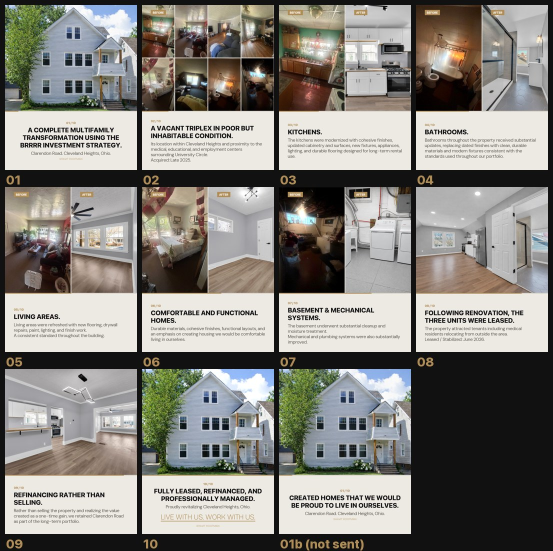
#> input picture gallery/design-01.jpg, 1106 x 1102 px (shown at 1/2 size)
$ python -i build_v4_spec.py   (imports and definitions only)
#> lines starting #> are read from the running program, lines starting #| are printed output that depends on the picture
#!/usr/bin/env python3
"""v4 spec assets: updated static frames (FORGOTTEN open, clean construction, bold address at end)
+ a rendered ENDING-ANIMATION demo (house -> bold address -> LIVE animates in/out -> WORK animates in
-> HARD CUT to outro) so Jake can see the CTA animation he asked for."""
import subprocess, os, sys
from PIL import Image, ImageDraw, ImageFont

W,H,FPS=1080,1920,30
GOLD=(255,192,0); IVORY=(245,239,225)
BRIC="fonts/Bricolage.ttf"; MAN="fonts/Manrope.ttf"
OUT="recut/v4"; PL=f"{OUT}/pl"; ST=f"{OUT}/story"
# [1 line not run here, left out]

# [7 lines left out: function Ft, not called in this run]
def ctext(d,y,t,f,fill,tr=0):
    ws=[d.textlength(c,font=f) for c in t]; tot=sum(ws)+tr*(len(t)-1); x=(W-tot)/2
    for c,w in zip(t,ws): d.text((x,y),c,font=f,fill=fill); x+=w+tr
def scrim(img,top=0.5,peak=150):
    d=ImageDraw.Draw(img); t=int(H*top)
    for i in range(H-t): a=int(peak*(i/(H-t))**1.4); d.line([(0,t+i),(W,t+i)],fill=(0,0,0,a))
# [4 lines left out: function vign, not called in this run]

def grab(clip,t,dst): subprocess.run(["ffmpeg","-y","-loglevel","error","-ss",str(t),"-i",f"shots/{clip}.mp4","-frames:v","1",dst],check=False)
def fit(src):
#> called with src = '../../../gallery/design-01.jpg'
    im=Image.open(src).convert("RGB"); tw=im.height*9//16
#> in fit, im is the input picture: PIL image 1106x1102 RGB; mean R, G, B 134.9, 132.4, 126.7
#> after `tw = im.height * 9 // 16`: tw = 619
    if im.width>=tw: x0=(im.width-tw)//2; im=im.crop((x0,0,x0+tw,im.height))
#> after `x0 = (im.width - tw) // 2`: x0 = 243
#> after `im = im.crop((x0, 0, x0 + tw, im.height))`:
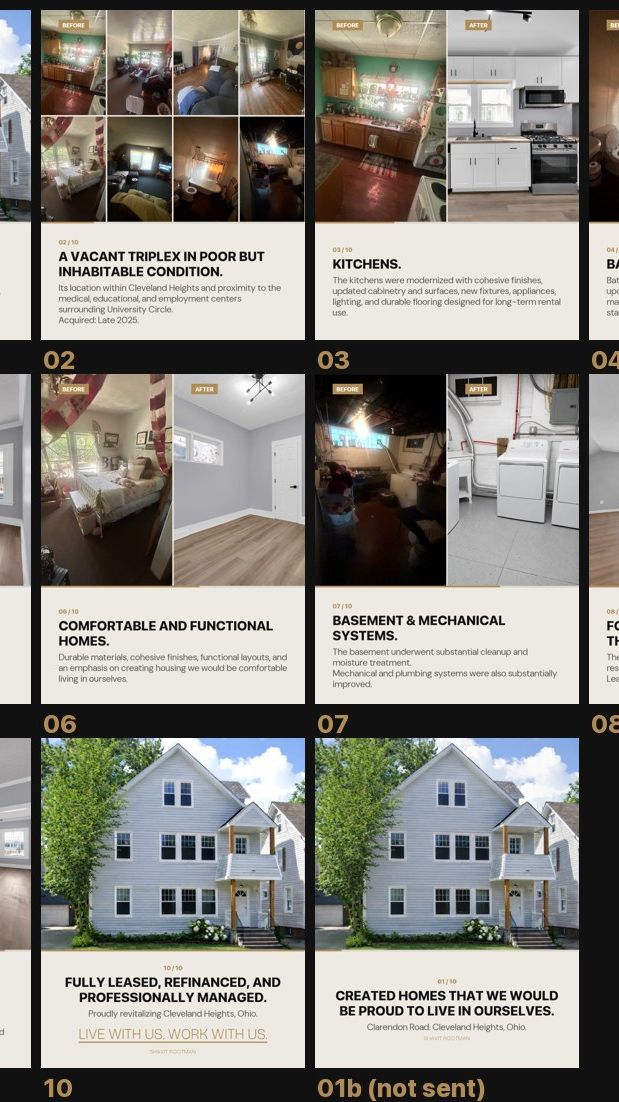
#> im: PIL image 619x1102 RGB; mean R, G, B 140, 137.6, 130.9
    else: th=im.width*16//9; y0=max(0,(im.height-th)//2); im=im.crop((0,y0,im.width,y0+th))
    return im.resize((W,H),Image.LANCZOS)
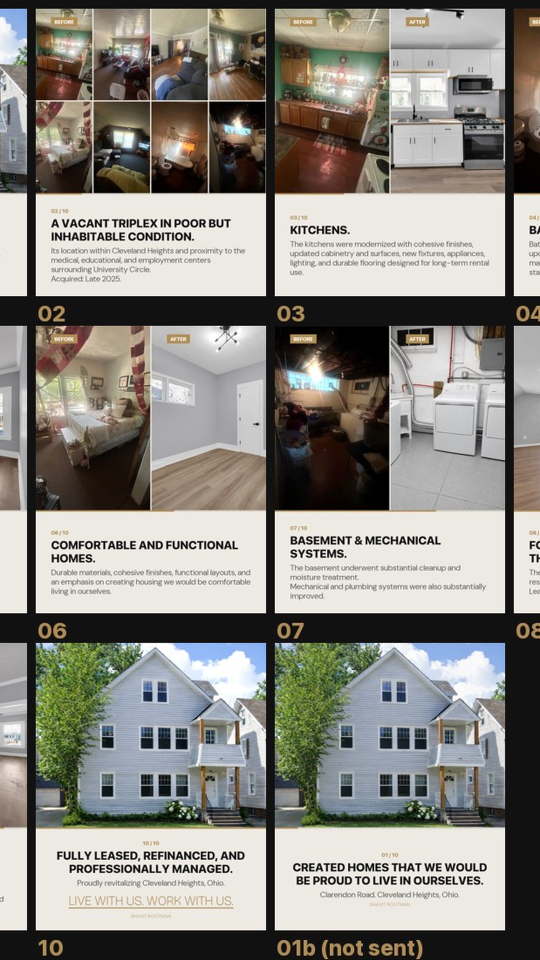
#> returned value: PIL image 1080x1920 RGB (shown at 1/2 size); mean R, G, B 140, 137.6, 131

# ---------- transparent overlay plates (for the animation) ----------
# [22 lines left out: functions plate_word, plate_address, plate_cta, outro_img, not called in this run]

# [5 lines not run here, left out]

# ---------- updated static storyboard frames ----------
# [4 lines left out: function frame, not called in this run]
# [8 lines not run here, left out]

# ---------- ENDING ANIMATION demo ----------
NORM=f"scale={W}:{H}:force_original_aspect_ratio=increase,crop={W}:{H},fps={FPS},format=yuv420p"
ENC=["-c:v","libx264","-preset","veryfast","-crf","20","-pix_fmt","yuv420p"]
HOUSE_DUR=6.8
# house base slowed a touch for more dwell (setpts), then timed alpha-fades of addr/live/work
def ov(idx,a,b,fin=0.4,fout=0.4,rise=0):
    y = f":y='H*0+{'' if not rise else f'(-{rise}*max(0,1-(t-{a})/{fin}))'}'" if rise else ""
    return (f"[{idx}:v]format=rgba,fade=t=in:st={a}:d={fin}:alpha=1,fade=t=out:st={round(b-fout,3)}:d={fout}:alpha=1[o{idx}]",)
# [4 lines left out: function run, not called in this run]

# build house-with-animation segment
inp=["-ss","0","-t","5","-i","shots/B2_after_pushin.mp4",
     "-loop","1","-i",f"{PL}/addr.png","-loop","1","-i",f"{PL}/live.png","-loop","1","-i",f"{PL}/work.png"]
fc=[f"[0:v]setpts=1.36*PTS,{NORM}[bg]"]     # 5s -> ~6.8s slower push = more house time
# addr visible 0.4-2.4 ; live 3.0-4.6 ; work 5.0-6.8(end)
# [14 lines not run here, left out]

>>> result = fit('../../../gallery/design-01.jpg')

$ run again, on gallery/design-02.jpg
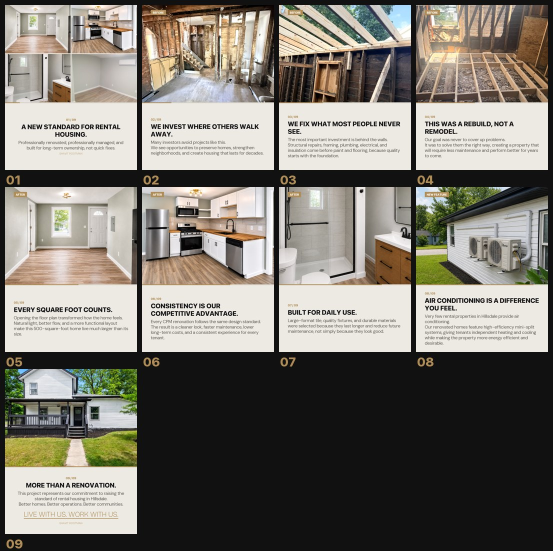
#> input picture gallery/design-02.jpg, 1106 x 1102 px (shown at 1/2 size)
#> in fit, im is the input picture: PIL image 1106x1102 RGB; mean R, G, B 124.3, 120.4, 112.4
#> in fit, `im = im.crop((x0, 0, x0 + tw, im.height))`:
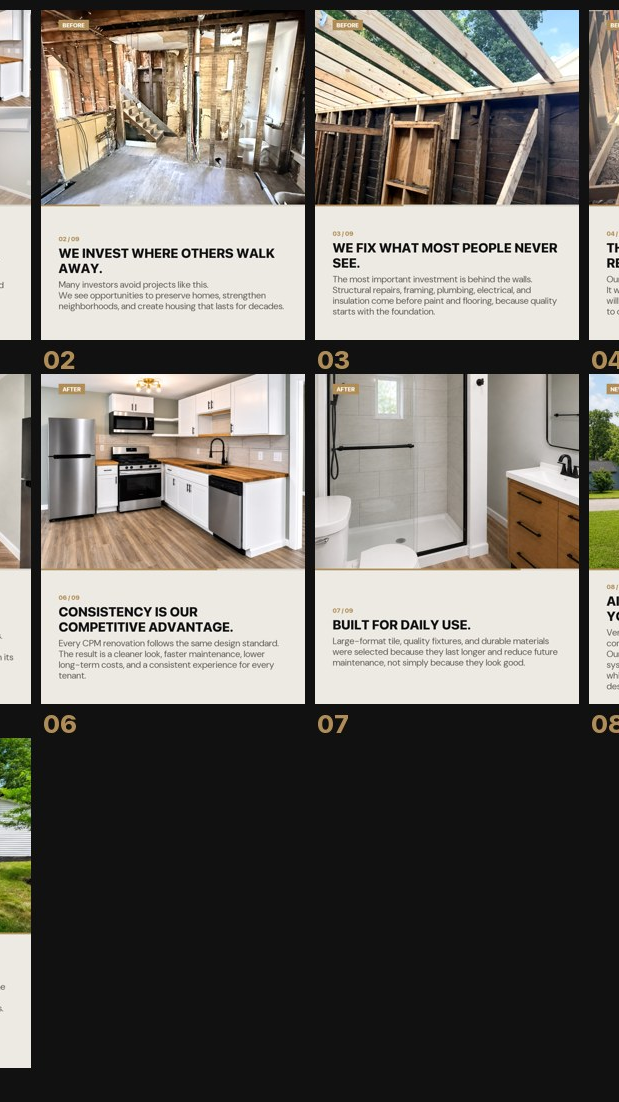
#> im: PIL image 619x1102 RGB; mean R, G, B 115.1, 111.1, 104.6

$ run again, on gallery/design-03.jpg
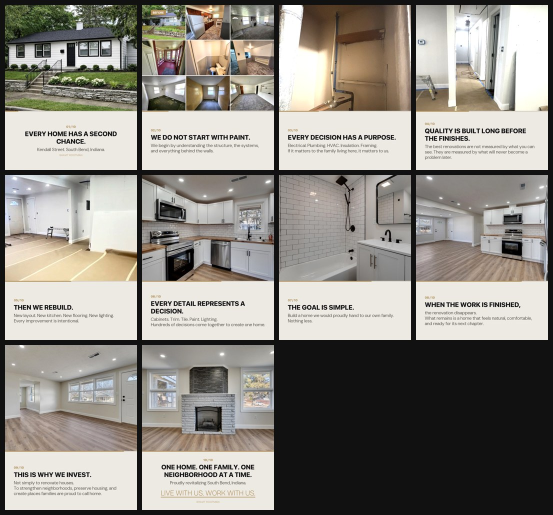
#> input picture gallery/design-03.jpg, 1106 x 1030 px (shown at 1/2 size)
#> in fit, im is the input picture: PIL image 1106x1030 RGB; mean R, G, B 143.5, 139.9, 133.1
#> in fit, `im = im.crop((x0, 0, x0 + tw, im.height))`:
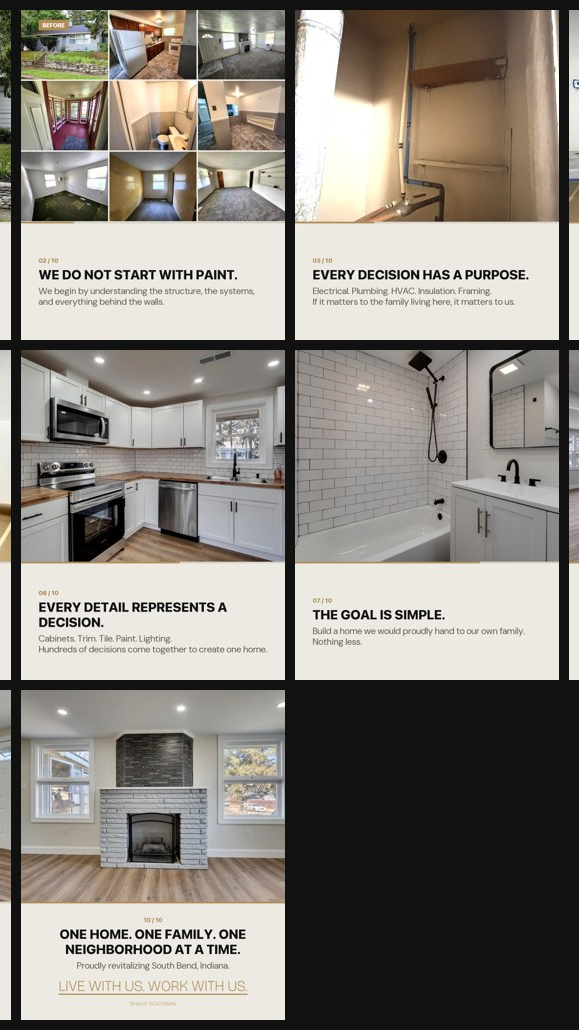
#> im: PIL image 579x1030 RGB; mean R, G, B 138.5, 133.8, 127.1
#> in fit, `return im.resize((W,H),Image.LANCZOS)`:
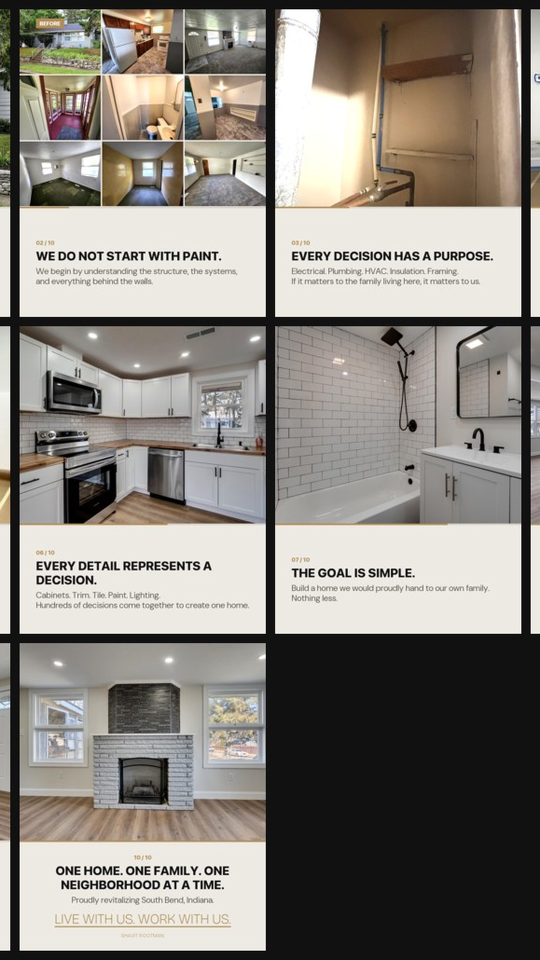
#> returned value: PIL image 1080x1920 RGB (shown at 1/2 size); mean R, G, B 138.6, 133.8, 127.1

$ run again, on gallery/design-04.jpg
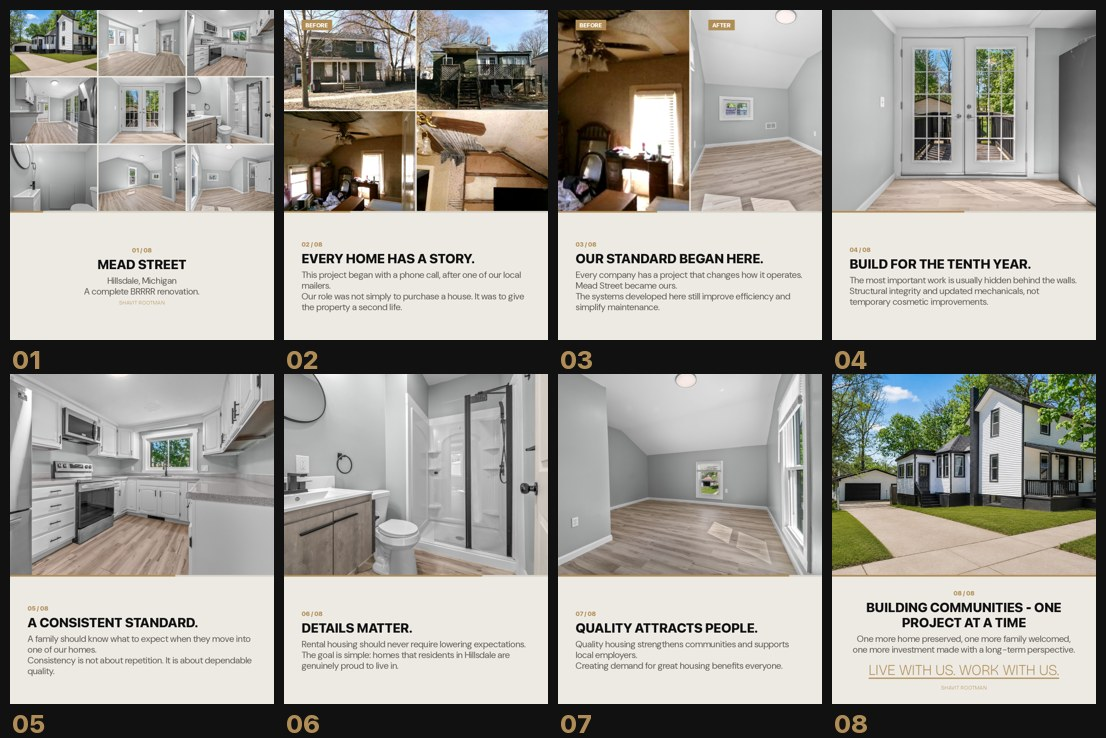
#> input picture gallery/design-04.jpg, 1106 x 738 px
#> in fit, im is the input picture: PIL image 1106x738 RGB; mean R, G, B 159.2, 156.3, 149.7
#> in fit, `im = im.crop((x0, 0, x0 + tw, im.height))`:
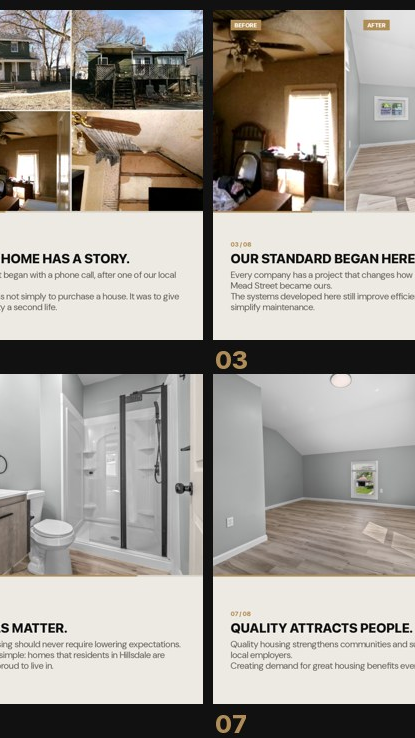
#> im: PIL image 415x738 RGB; mean R, G, B 160.5, 155.3, 148.2
